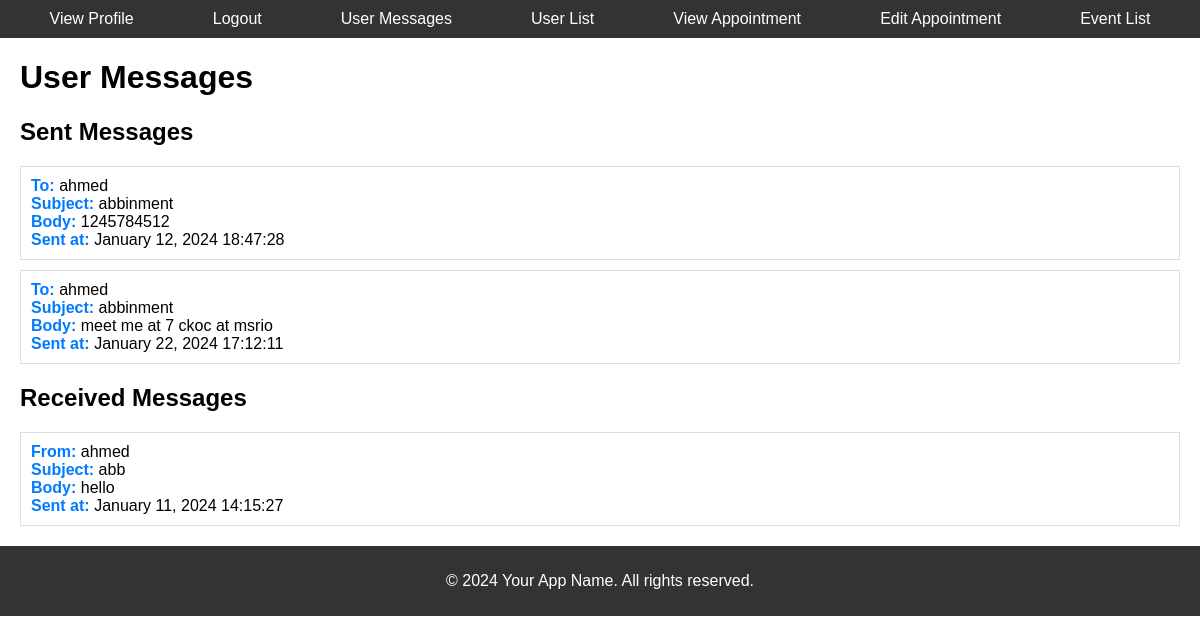
Page /user_messages/ (signed in) on the earlier database version.
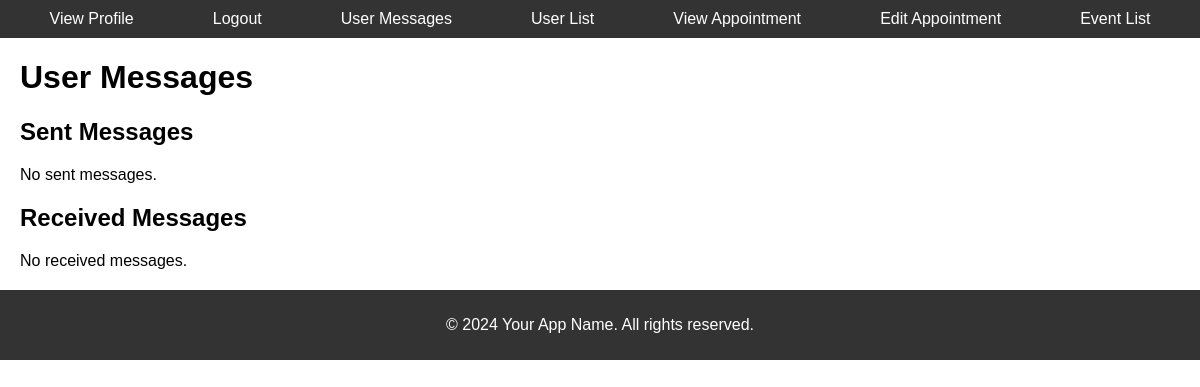
Same page on the later database version.
### overall1/models.py (models this page shows)
class Message(models.Model):
    sender = models.ForeignKey(User, on_delete=models.CASCADE, related_name='sent_messages')
    recipient = models.ForeignKey(User, on_delete=models.CASCADE, related_name='received_messages')
    subject = models.CharField(max_length=255)
    body = models.TextField()
    sent_at = models.DateTimeField(auto_now_add=True)
    read_at = models.DateTimeField(null=True, blank=True)

### overall1/views.py (the view)
# urls.py: path('user_messages/', user_messages, name='user_messages'),
@login_required
def user_messages(request):
    sent_messages = Message.objects.filter(sender=request.user)
    received_messages = Message.objects.filter(recipient=request.user)
    return render(request, 'overall1/user_messages.html', {
        'sent_messages': sent_messages,
        'received_messages': received_messages
    })

### overall1/templates/overall1/user_messages.html (shortened to what this page needs)
{% extends 'overall1/base.html' %}
{% block content %}
    <div style="margin: 20px;">
        <h1>User Messages</h1>
        <h2>Sent Messages</h2>
        {% if sent_messages %}
            <ul style="list-style: none; padding: 0;">
                {% for message in sent_messages %}
                    <li style="border: 1px solid #ddd; padding: 10px; margin-bottom: 10px;">
                        <strong style="color: #007BFF;">To:</strong> {{ message.recipient.username }}<br>
                        <strong style="color: #007BFF;">Subject:</strong> {{ message.subject }}<br>
                        <strong style="color: #007BFF;">Body:</strong> {{ message.body }}<br>
                        <strong style="color: #007BFF;">Sent at:</strong> {{ message.sent_at|date:"F j, Y H:i:s" }}<br>
                    </li>
                {% endfor %}
            </ul>
        {% else %}
            <p>No sent messages.</p>
        {% endif %}
        <h2>Received Messages</h2>
        {% if received_messages %}
            <ul style="list-style: none; padding: 0;">
                {% for message in received_messages %}
                    <li style="border: 1px solid #ddd; padding: 10px; margin-bottom: 10px;">
                        <strong style="color: #007BFF;">From:</strong> {{ message.sender.username }}<br>
                        <strong style="color: #007BFF;">Subject:</strong> {{ message.subject }}<br>
                        <strong style="color: #007BFF;">Body:</strong> {{ message.body }}<br>
                        <strong style="color: #007BFF;">Sent at:</strong> {{ message.sent_at|date:"F j, Y H:i:s" }}<br>
                    </li>
                {% endfor %}
            </ul>
        {% else %}
            <p>No received messages.</p>
        {% endif %}
    </div>
{% endblock %}

### overall1/templates/overall1/base.html (shortened to what this page needs)
<!DOCTYPE html>
<html lang="en">
<head>
</head>
<body>
    <nav>
        <ul>
            {% if user.is_authenticated %}
                <li><a href="{% url 'view_profile' %}">View Profile</a></li>
                <li><a href="{% url 'logout_user' %}">Logout</a></li>
                <li><a href="{% url 'user_messages' %}">User Messages</a></li>
                <li><a href="{% url 'user_list' %}">User List</a></li>
                <li><a href="{% url 'view_appointment' %}">View Appointment</a></li>
                <li><a href="{% url 'edit_appointment' %}">Edit Appointment</a></li>
                <li><a href="{% url 'event_list' %}">Event List</a></li>
            {% else %}
                <li><a href="{% url 'login_user' %}">Login</a></li>
                <li><a href="{% url 'register_user' %}">Register</a></li>
            {% endif %}
        </ul>
    </nav>
    <div>
        {% block content %}{% endblock %}
    </div>
    <footer>
        <p>&copy; 2024 Your App Name. All rights reserved.</p>
    </footer>
</body>
</html>

### overall1/templates/overall1/base.html (style rules this page uses)
body { font-family: Arial, sans-serif; margin: 0; padding: 0; }
nav { background-color: #333; color: white; padding: 10px; }
nav ul { list-style-type: none; margin: 0; padding: 0; display: flex; justify-content: space-around; }
nav a { text-decoration: none; color: white; }
footer { background-color: #333; color: white; padding: 10px; text-align: center; }

Differences in the rows shown:
removed Message: recipient.username "ahmed", subject "abbinment", body "1245784512", sent_at "January 12, 2024 18:47:28", shown under "Sent Messages"
removed Message: recipient.username "ahmed", subject "abbinment", body "meet me at 7 ckoc at msrio", sent_at "January 22, 2024 17:12:11", shown under "Sent Messages"
removed Message: sender.username "ahmed", subject "abb", body "hello", sent_at "January 11, 2024 14:15:27", shown under "Received Messages"
Other differences:
text now shown: "No sent messages. No received messages."
